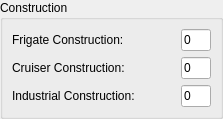
           <widget class="QGroupBox" name="groupBox_7" >
            <property name="title" >
             <string>Construction</string>
            </property>
            <layout class="QVBoxLayout" >
             <property name="margin" >
              <number>9</number>
             </property>
             <property name="spacing" >
              <number>6</number>
             </property>
             <item>
              <layout class="QHBoxLayout" >
               <property name="margin" >
                <number>0</number>
               </property>
               <property name="spacing" >
                <number>6</number>
               </property>
               <item>
                <widget class="QLabel" name="label_14" >
                 <property name="text" >
                  <string>Frigate Construction:</string>
                 </property>
                </widget>
               </item>
               <item>
                <spacer>
                 <property name="orientation" >
                  <enum>Qt::Horizontal</enum>
                 </property>
                 <property name="sizeHint" >
                  <size>
                   <width>40</width>
                   <height>20</height>
                  </size>
                 </property>
                </spacer>
               </item>
               <item>
                <widget class="QLineEdit" name="frigconst" >
                 <property name="sizePolicy" >
                  <sizepolicy>
                   <hsizetype>0</hsizetype>
                   <vsizetype>0</vsizetype>
                   <horstretch>0</horstretch>
                   <verstretch>0</verstretch>
                  </sizepolicy>
                 </property>
                 <property name="maximumSize" >
                  <size>
                   <width>30</width>
                   <height>16777215</height>
                  </size>
                 </property>
                 <property name="text" >
                  <string>0</string>
                 </property>
                </widget>
               </item>
              </layout>
             </item>
             <item>
              <layout class="QHBoxLayout" >
               <property name="margin" >
                <number>0</number>
               </property>
               <property name="spacing" >
                <number>6</number>
               </property>
               <item>
                <widget class="QLabel" name="label_13" >
                 <property name="text" >
                  <string>Cruiser Construction:</string>
                 </property>
                </widget>
               </item>
               <item>
                <spacer>
                 <property name="orientation" >
                  <enum>Qt::Horizontal</enum>
                 </property>
                 <property name="sizeHint" >
                  <size>
                   <width>40</width>
                   <height>20</height>
                  </size>
                 </property>
                </spacer>
               </item>
               <item>
                <widget class="QLineEdit" name="cruiserconst" >
                 <property name="sizePolicy" >
                  <sizepolicy>
                   <hsizetype>0</hsizetype>
                   <vsizetype>0</vsizetype>
                   <horstretch>0</horstretch>
                   <verstretch>0</verstretch>
                  </sizepolicy>
                 </property>
                 <property name="maximumSize" >
                  <size>
                   <width>30</width>
                   <height>16777215</height>
                  </size>
                 </property>
                 <property name="text" >
                  <string>0</string>
                 </property>
                </widget>
               </item>
              </layout>
             </item>
             <item>
              <layout class="QHBoxLayout" >
               <property name="margin" >
                <number>0</number>
               </property>
               <property name="spacing" >
                <number>6</number>
               </property>
               <item>
                <widget class="QLabel" name="label_12" >
                 <property name="text" >
                  <string>Industrial Construction:</string>
                 </property>
                </widget>
               </item>
               <item>
                <spacer>
                 <property name="orientation" >
                  <enum>Qt::Horizontal</enum>
                 </property>
                 <property name="sizeHint" >
                  <size>
                   <width>40</width>
                   <height>20</height>
                  </size>
                 </property>
                </spacer>
               </item>
               <item>
                <widget class="QLineEdit" name="indconst" >
                 <property name="sizePolicy" >
                  <sizepolicy>
                   <hsizetype>0</hsizetype>
                   <vsizetype>0</vsizetype>
                   <horstretch>0</horstretch>
                   <verstretch>0</verstretch>
                  </sizepolicy>
                 </property>
                 <property name="maximumSize" >
                  <size>
                   <width>30</width>
                   <height>16777215</height>
                  </size>
                 </property>
                 <property name="text" >
                  <string>0</string>
                 </property>
                </widget>
               </item>
              </layout>
             </item>
            </layout>
           </widget>
